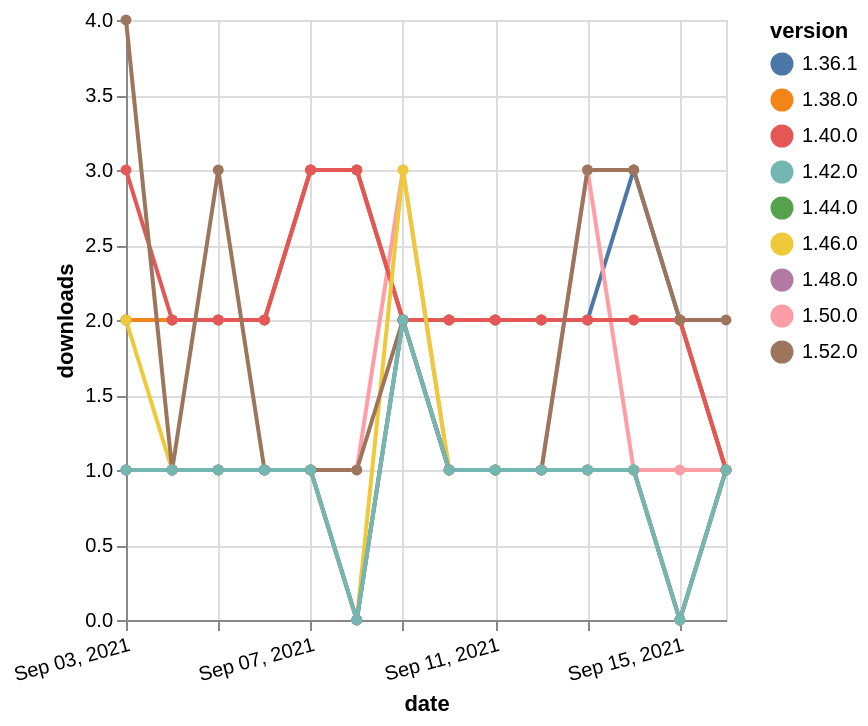

Here is the Vega-Lite specification saved for this chart:
### Vega-Lite specification from a JSON file in a GitHub repository (floating-point values rounded to 4 significant figures)
{"$schema": "https://vega.github.io/schema/vega-lite/v5.json", "description": "A simple bar chart with embedded data.", "data": {"values": [{"date": "2021-09-03", "total": 2663, "delta": 2, "version": "1.36.1"}, {"date": "2021-09-04", "total": 2665, "delta": 2, "version": "1.36.1"}, {"date": "2021-09-05", "total": 2667, "delta": 2, "version": "1.36.1"}, {"date": "2021-09-06", "total": 2669, "delta": 2, "version": "1.36.1"}, {"date": "2021-09-07", "total": 2672, "delta": 3, "version": "1.36.1"}, {"date": "2021-09-08", "total": 2675, "delta": 3, "version": "1.36.1"}, {"date": "2021-09-09", "total": 2677, "delta": 2, "version": "1.36.1"}, {"date": "2021-09-10", "total": 2679, "delta": 2, "version": "1.36.1"}, {"date": "2021-09-11", "total": 2681, "delta": 2, "version": "1.36.1"}, {"date": "2021-09-12", "total": 2683, "delta": 2, "version": "1.36.1"}, {"date": "2021-09-13", "total": 2685, "delta": 2, "version": "1.36.1"}, {"date": "2021-09-14", "total": 2688, "delta": 3, "version": "1.36.1"}, {"date": "2021-09-15", "total": 2690, "delta": 2, "version": "1.36.1"}, {"date": "2021-09-16", "total": 2691, "delta": 1, "version": "1.36.1"}, {"date": "2021-09-03", "total": 194, "delta": 1, "version": "1.50.0"}, {"date": "2021-09-04", "total": 195, "delta": 1, "version": "1.50.0"}, {"date": "2021-09-05", "total": 196, "delta": 1, "version": "1.50.0"}, {"date": "2021-09-06", "total": 197, "delta": 1, "version": "1.50.0"}, {"date": "2021-09-07", "total": 198, "delta": 1, "version": "1.50.0"}, {"date": "2021-09-08", "total": 199, "delta": 1, "version": "1.50.0"}, {"date": "2021-09-09", "total": 202, "delta": 3, "version": "1.50.0"}, {"date": "2021-09-10", "total": 203, "delta": 1, "version": "1.50.0"}, {"date": "2021-09-11", "total": 204, "delta": 1, "version": "1.50.0"}, {"date": "2021-09-12", "total": 205, "delta": 1, "version": "1.50.0"}, {"date": "2021-09-13", "total": 208, "delta": 3, "version": "1.50.0"}, {"date": "2021-09-14", "total": 209, "delta": 1, "version": "1.50.0"}, {"date": "2021-09-15", "total": 210, "delta": 1, "version": "1.50.0"}, {"date": "2021-09-16", "total": 211, "delta": 1, "version": "1.50.0"}, {"date": "2021-09-03", "total": 200, "delta": 1, "version": "1.44.0"}, {"date": "2021-09-04", "total": 201, "delta": 1, "version": "1.44.0"}, {"date": "2021-09-05", "total": 202, "delta": 1, "version": "1.44.0"}, {"date": "2021-09-06", "total": 203, "delta": 1, "version": "1.44.0"}, {"date": "2021-09-07", "total": 204, "delta": 1, "version": "1.44.0"}, {"date": "2021-09-08", "total": 204, "delta": 0, "version": "1.44.0"}, {"date": "2021-09-09", "total": 206, "delta": 2, "version": "1.44.0"}, {"date": "2021-09-10", "total": 207, "delta": 1, "version": "1.44.0"}, {"date": "2021-09-11", "total": 208, "delta": 1, "version": "1.44.0"}, {"date": "2021-09-12", "total": 209, "delta": 1, "version": "1.44.0"}, {"date": "2021-09-13", "total": 210, "delta": 1, "version": "1.44.0"}, {"date": "2021-09-14", "total": 211, "delta": 1, "version": "1.44.0"}, {"date": "2021-09-15", "total": 211, "delta": 0, "version": "1.44.0"}, {"date": "2021-09-16", "total": 212, "delta": 1, "version": "1.44.0"}, {"date": "2021-09-03", "total": 2665, "delta": 2, "version": "1.38.0"}, {"date": "2021-09-04", "total": 2667, "delta": 2, "version": "1.38.0"}, {"date": "2021-09-05", "total": 2669, "delta": 2, "version": "1.38.0"}, {"date": "2021-09-06", "total": 2671, "delta": 2, "version": "1.38.0"}, {"date": "2021-09-07", "total": 2674, "delta": 3, "version": "1.38.0"}, {"date": "2021-09-08", "total": 2677, "delta": 3, "version": "1.38.0"}, {"date": "2021-09-09", "total": 2679, "delta": 2, "version": "1.38.0"}, {"date": "2021-09-10", "total": 2681, "delta": 2, "version": "1.38.0"}, {"date": "2021-09-11", "total": 2683, "delta": 2, "version": "1.38.0"}, {"date": "2021-09-12", "total": 2685, "delta": 2, "version": "1.38.0"}, {"date": "2021-09-13", "total": 2687, "delta": 2, "version": "1.38.0"}, {"date": "2021-09-14", "total": 2689, "delta": 2, "version": "1.38.0"}, {"date": "2021-09-15", "total": 2691, "delta": 2, "version": "1.38.0"}, {"date": "2021-09-16", "total": 2692, "delta": 1, "version": "1.38.0"}, {"date": "2021-09-03", "total": 2347, "delta": 3, "version": "1.40.0"}, {"date": "2021-09-04", "total": 2349, "delta": 2, "version": "1.40.0"}, {"date": "2021-09-05", "total": 2351, "delta": 2, "version": "1.40.0"}, {"date": "2021-09-06", "total": 2353, "delta": 2, "version": "1.40.0"}, {"date": "2021-09-07", "total": 2356, "delta": 3, "version": "1.40.0"}, {"date": "2021-09-08", "total": 2359, "delta": 3, "version": "1.40.0"}, {"date": "2021-09-09", "total": 2361, "delta": 2, "version": "1.40.0"}, {"date": "2021-09-10", "total": 2363, "delta": 2, "version": "1.40.0"}, {"date": "2021-09-11", "total": 2365, "delta": 2, "version": "1.40.0"}, {"date": "2021-09-12", "total": 2367, "delta": 2, "version": "1.40.0"}, {"date": "2021-09-13", "total": 2369, "delta": 2, "version": "1.40.0"}, {"date": "2021-09-14", "total": 2371, "delta": 2, "version": "1.40.0"}, {"date": "2021-09-15", "total": 2373, "delta": 2, "version": "1.40.0"}, {"date": "2021-09-16", "total": 2374, "delta": 1, "version": "1.40.0"}, {"date": "2021-09-03", "total": 203, "delta": 2, "version": "1.46.0"}, {"date": "2021-09-04", "total": 204, "delta": 1, "version": "1.46.0"}, {"date": "2021-09-05", "total": 205, "delta": 1, "version": "1.46.0"}, {"date": "2021-09-06", "total": 206, "delta": 1, "version": "1.46.0"}, {"date": "2021-09-07", "total": 207, "delta": 1, "version": "1.46.0"}, {"date": "2021-09-08", "total": 207, "delta": 0, "version": "1.46.0"}, {"date": "2021-09-09", "total": 210, "delta": 3, "version": "1.46.0"}, {"date": "2021-09-10", "total": 211, "delta": 1, "version": "1.46.0"}, {"date": "2021-09-11", "total": 212, "delta": 1, "version": "1.46.0"}, {"date": "2021-09-12", "total": 213, "delta": 1, "version": "1.46.0"}, {"date": "2021-09-13", "total": 214, "delta": 1, "version": "1.46.0"}, {"date": "2021-09-14", "total": 215, "delta": 1, "version": "1.46.0"}, {"date": "2021-09-15", "total": 215, "delta": 0, "version": "1.46.0"}, {"date": "2021-09-16", "total": 216, "delta": 1, "version": "1.46.0"}, {"date": "2021-09-03", "total": 122, "delta": 4, "version": "1.52.0"}, {"date": "2021-09-04", "total": 123, "delta": 1, "version": "1.52.0"}, {"date": "2021-09-05", "total": 126, "delta": 3, "version": "1.52.0"}, {"date": "2021-09-06", "total": 127, "delta": 1, "version": "1.52.0"}, {"date": "2021-09-07", "total": 128, "delta": 1, "version": "1.52.0"}, {"date": "2021-09-08", "total": 129, "delta": 1, "version": "1.52.0"}, {"date": "2021-09-09", "total": 131, "delta": 2, "version": "1.52.0"}, {"date": "2021-09-10", "total": 132, "delta": 1, "version": "1.52.0"}, {"date": "2021-09-11", "total": 133, "delta": 1, "version": "1.52.0"}, {"date": "2021-09-12", "total": 134, "delta": 1, "version": "1.52.0"}, {"date": "2021-09-13", "total": 137, "delta": 3, "version": "1.52.0"}, {"date": "2021-09-14", "total": 140, "delta": 3, "version": "1.52.0"}, {"date": "2021-09-15", "total": 142, "delta": 2, "version": "1.52.0"}, {"date": "2021-09-16", "total": 144, "delta": 2, "version": "1.52.0"}, {"date": "2021-09-03", "total": 173, "delta": 1, "version": "1.48.0"}, {"date": "2021-09-04", "total": 174, "delta": 1, "version": "1.48.0"}, {"date": "2021-09-05", "total": 175, "delta": 1, "version": "1.48.0"}, {"date": "2021-09-06", "total": 176, "delta": 1, "version": "1.48.0"}, {"date": "2021-09-07", "total": 177, "delta": 1, "version": "1.48.0"}, {"date": "2021-09-08", "total": 177, "delta": 0, "version": "1.48.0"}, {"date": "2021-09-09", "total": 179, "delta": 2, "version": "1.48.0"}, {"date": "2021-09-10", "total": 180, "delta": 1, "version": "1.48.0"}, {"date": "2021-09-11", "total": 181, "delta": 1, "version": "1.48.0"}, {"date": "2021-09-12", "total": 182, "delta": 1, "version": "1.48.0"}, {"date": "2021-09-13", "total": 183, "delta": 1, "version": "1.48.0"}, {"date": "2021-09-14", "total": 184, "delta": 1, "version": "1.48.0"}, {"date": "2021-09-15", "total": 184, "delta": 0, "version": "1.48.0"}, {"date": "2021-09-16", "total": 185, "delta": 1, "version": "1.48.0"}, {"date": "2021-09-03", "total": 293, "delta": 1, "version": "1.42.0"}, {"date": "2021-09-04", "total": 294, "delta": 1, "version": "1.42.0"}, {"date": "2021-09-05", "total": 295, "delta": 1, "version": "1.42.0"}, {"date": "2021-09-06", "total": 296, "delta": 1, "version": "1.42.0"}, {"date": "2021-09-07", "total": 297, "delta": 1, "version": "1.42.0"}, {"date": "2021-09-08", "total": 297, "delta": 0, "version": "1.42.0"}, {"date": "2021-09-09", "total": 299, "delta": 2, "version": "1.42.0"}, {"date": "2021-09-10", "total": 300, "delta": 1, "version": "1.42.0"}, {"date": "2021-09-11", "total": 301, "delta": 1, "version": "1.42.0"}, {"date": "2021-09-12", "total": 302, "delta": 1, "version": "1.42.0"}, {"date": "2021-09-13", "total": 303, "delta": 1, "version": "1.42.0"}, {"date": "2021-09-14", "total": 304, "delta": 1, "version": "1.42.0"}, {"date": "2021-09-15", "total": 304, "delta": 0, "version": "1.42.0"}, {"date": "2021-09-16", "total": 305, "delta": 1, "version": "1.42.0"}]}, "width": "container", "mark": {"type": "line", "point": {"filled": true}}, "encoding": {"x": {"field": "date", "type": "temporal", "timeUnit": "yearmonthdate", "title": "date", "axis": {"labelAngle": -15}}, "y": {"field": "delta", "type": "quantitative", "title": "downloads"}, "color": {"field": "version", "type": "nominal"}, "tooltip": {"field": "delta"}}}
